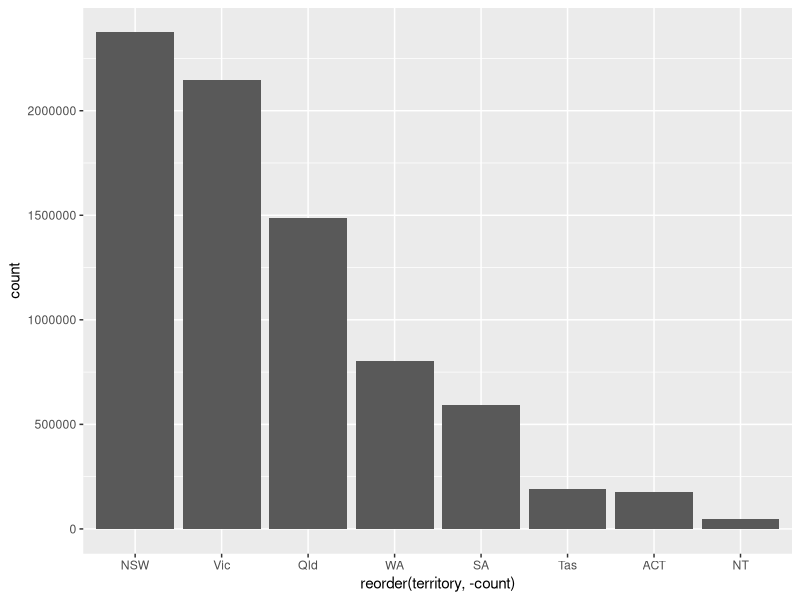
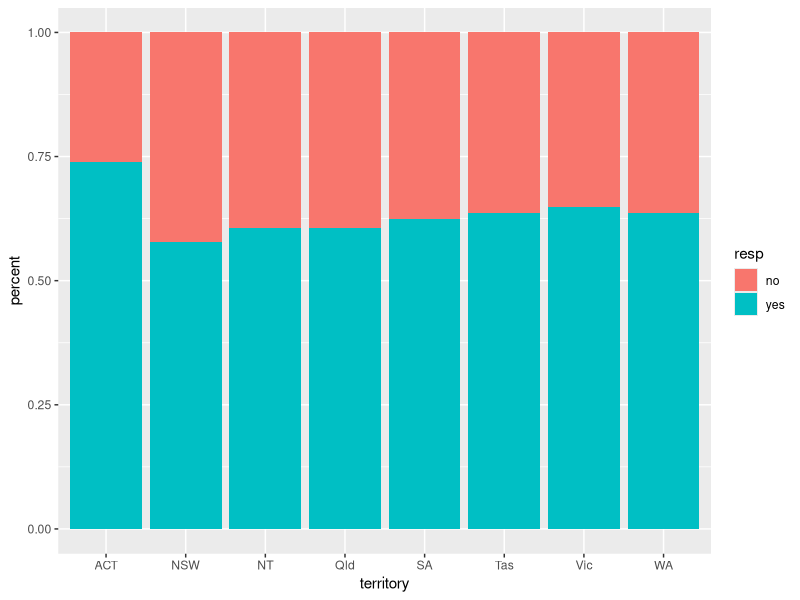

Write the R code that produced these figures, in order.
## ---- chunk 1
#| label: setup
#| warning: false
#| message: false

library(tidyverse)
library(ggplot2)

knitr::opts_chunk$set(echo = TRUE, warning=FALSE, message=FALSE)
## ---- chunk 2
library(readr)
aus_marriage <- read_csv("_data/australian_marriage_tidy.csv")
print(aus_marriage)
## ---- chunk 3
#simplify territory values
aus_marriage <- mutate(aus_marriage, territory = recode(territory, "New South Wales" = "NSW",
                                                                    "Victoria" = "Vic",
                                                                    "Queensland" = "Qld",
                                                                    "South Australia" = "SA",
                                                                    "Western Australia" = "WA",
                                                                    "Tasmania" = "Tas",
                                                                    "Northern Territory(b)" = "NT",
                                                                    "Australian Capital Territory(c)" = "ACT"))
aus_marriage


## ---- chunk 4
#top 10 territories voting "yes"
yes_vote <- aus_marriage %>% filter(resp == "yes")
ggplot(yes_vote, aes(x = reorder(territory, -count), y = count))+
  geom_bar(stat = "identity")

## ---- chunk 5
#Stacked Bar Chart
ggplot(aus_marriage, aes(fill=resp, y=percent, x=territory)) +
  geom_bar(position = "fill", stat = "identity")

